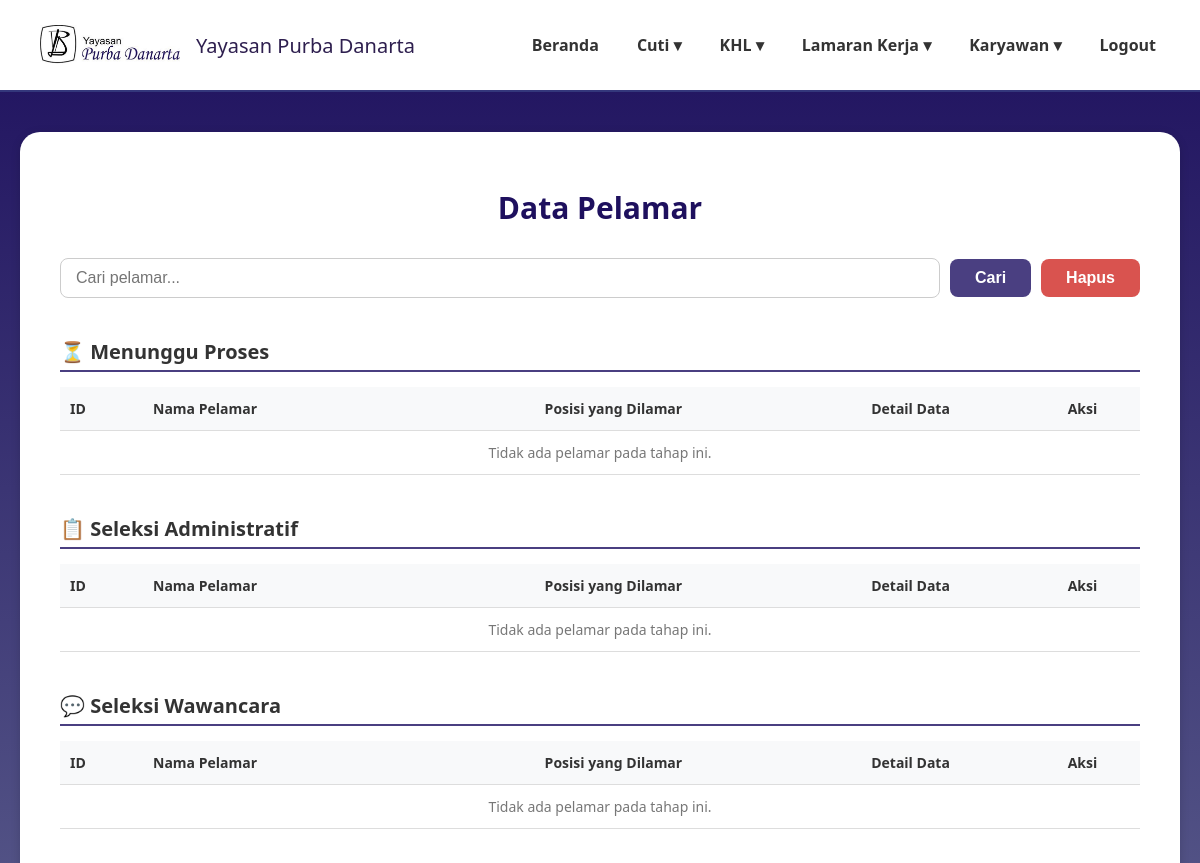
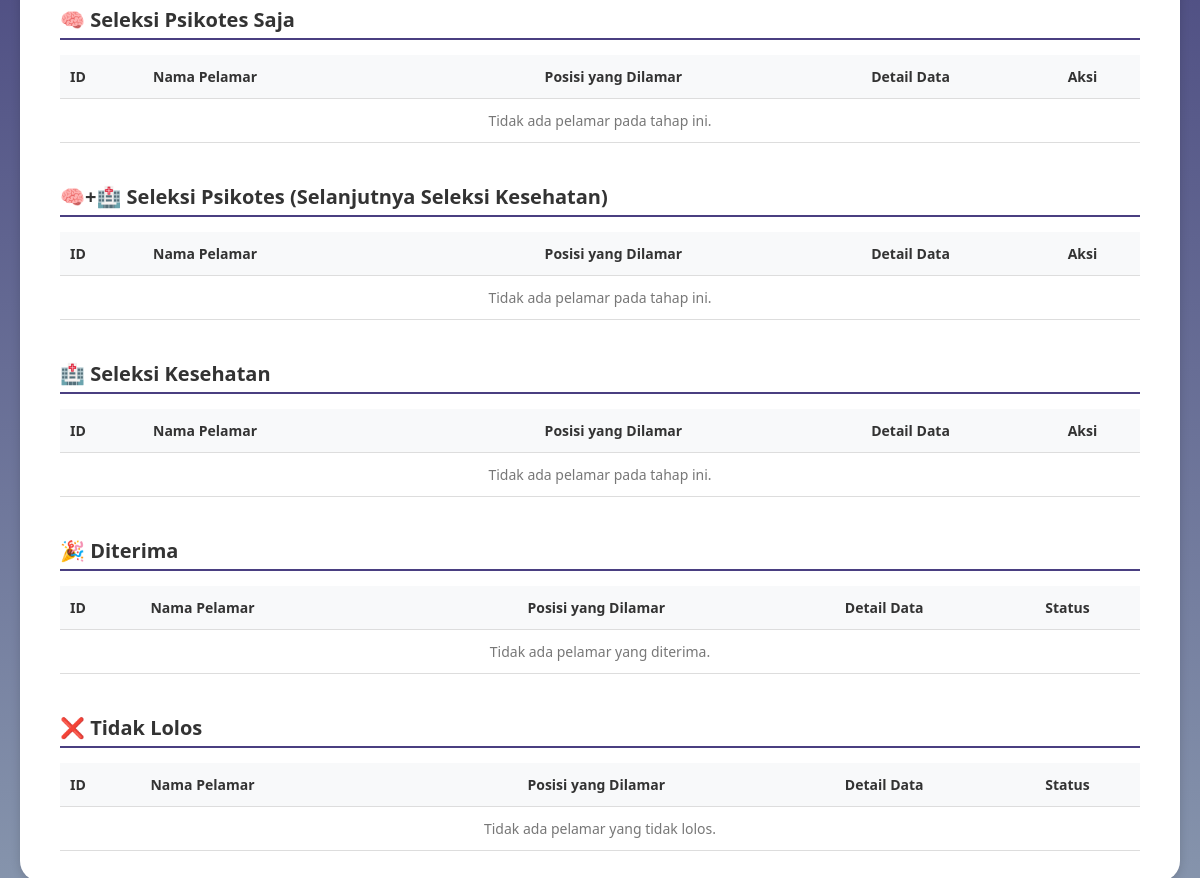
The page /administrasi_pelamar.php on the database as committed earlier (2 pictures, top to bottom).
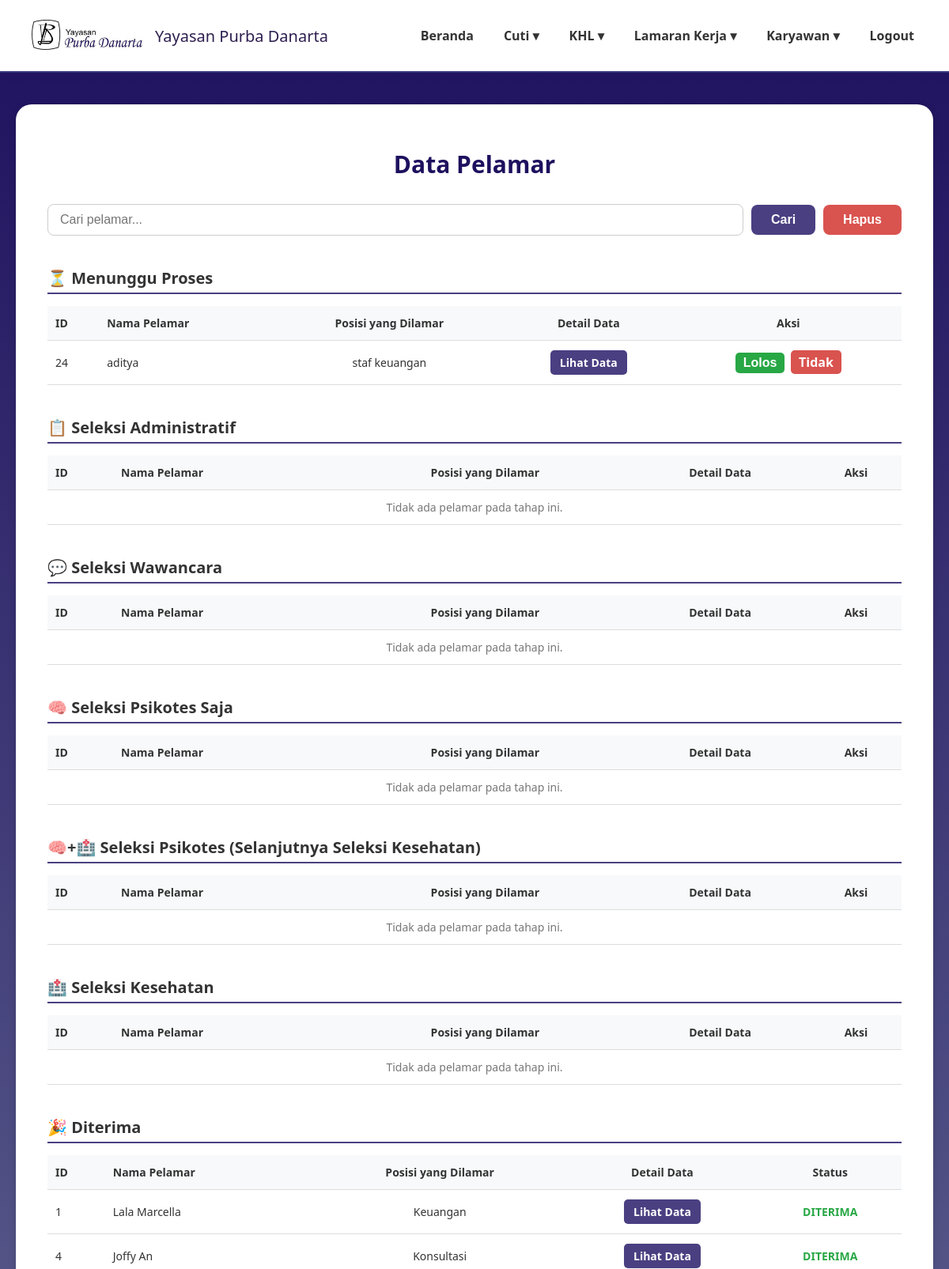
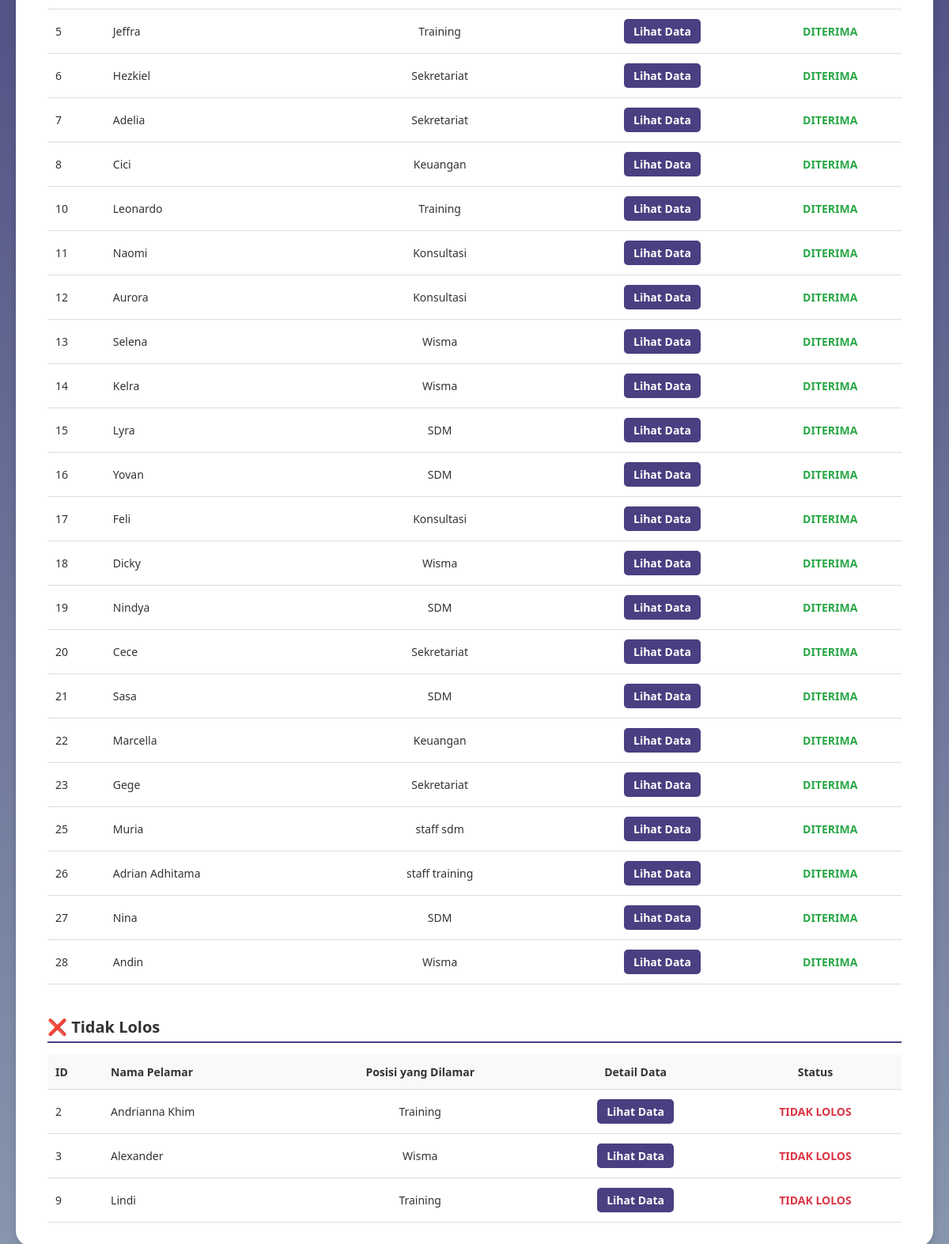
The same page on the database as committed later (2 pictures, top to bottom).
### tables this page shows
CREATE TABLE `data_pelamar` (
  `id` int(11) NOT NULL,
  `user_id` int(11) NOT NULL,
  `nama_lengkap` varchar(100) DEFAULT NULL,
  `posisi_dilamar` varchar(100) DEFAULT NULL,
  `jenis_kelamin` varchar(20) DEFAULT NULL,
  `tempat_lahir` varchar(100) DEFAULT NULL,
  `tanggal_lahir` date DEFAULT NULL,
  `nik` varchar(50) DEFAULT NULL,
  `alamat_rumah` text DEFAULT NULL,
  `alamat_domisili` text DEFAULT NULL,
  `no_telp` varchar(20) DEFAULT NULL,
  `email` varchar(100) DEFAULT NULL,
  `agama` varchar(50) DEFAULT NULL,
  `kontak_darurat` varchar(50) DEFAULT NULL,
  `pendidikan_terakhir` varchar(50) DEFAULT NULL,
  `surat_lamaran` varchar(255) DEFAULT NULL,
  `cv` varchar(255) DEFAULT NULL,
  `photo_formal` varchar(255) DEFAULT NULL,
  `ijazah_transkrip` varchar(255) DEFAULT NULL,
  `berkas_pendukung` varchar(255) DEFAULT NULL,
  `ktp` varchar(255) DEFAULT NULL,
  `status` varchar(50) DEFAULT 'Menunggu Proses',
  `status_seleksi` varchar(100) DEFAULT 'Proses seleksi sedang berlangsung',
  `pengumuman` text DEFAULT 'Belum ada pengumuman saat ini.',
  `created_at` timestamp NOT NULL DEFAULT current_timestamp()
);

### administrasi_pelamar.php (the view, shortened to what the rows shown need)
<?php
require 'config.php';
$search_keyword = '';
function getApplicantsByStatus($conn, $status, $search_keyword = '') {
    if (!empty($search_keyword)) {
        $sql = "SELECT id, nama_lengkap, posisi_dilamar, no_telp, email, status
                FROM data_pelamar
                WHERE status = ? AND (nama_lengkap LIKE ? OR posisi_dilamar LIKE ?)";
        $stmt = $conn->prepare($sql);
        $search_term = "%$search_keyword%";
        $stmt->bind_param("sss", $status, $search_term, $search_term);
    } else {
        $sql = "SELECT id, nama_lengkap, posisi_dilamar, no_telp, email, status
                FROM data_pelamar
                WHERE status = ?";
        $stmt = $conn->prepare($sql);
        $stmt->bind_param("s", $status);
    }
    $stmt->execute();
    return $stmt->get_result();
}
$pelamarMenunggu = getApplicantsByStatus($conn, 'Menunggu Proses', $search_keyword);
$pelamarDiterima = getApplicantsByStatus($conn, 'Diterima', $search_keyword);
$pelamarTidakLolos = getApplicantsByStatus($conn, 'Tidak Lolos', $search_keyword);
?>
<!DOCTYPE html>
<html lang="id">
<head>
</head>
<body>
<main>
    <div class="card">
        <h2 class="page-title">Data Pelamar</h2>
        <table class="data-table">
            <thead>
                <tr>
                    <th class="text-left">ID</th>
                    <th class="text-left">Nama Pelamar</th>
                    <th>Posisi yang Dilamar</th>
                    <th>Detail Data</th>
                    <th>Aksi</th>
                </tr>
            </thead>
            <tbody>
                <?php if ($pelamarMenunggu->num_rows > 0): ?>
                    <?php while($row = $pelamarMenunggu->fetch_assoc()): ?>
                    <tr>
                        <td class="text-left"><?= $row['id'] ?></td>
                        <td class="text-left"><?= htmlspecialchars($row['nama_lengkap']) ?></td>
                        <td><?= htmlspecialchars($row['posisi_dilamar']) ?></td>
                        <td><a href="detail_pelamar.php?id=<?= $row['id'] ?>" class="btn-aksi btn-lihat">Lihat Data</a></td>
                        <td>
                            <button onclick="bukaModal('<?= $row['id'] ?>', '<?= $row['status'] ?>', '<?= htmlspecialchars(addslashes($row['nama_lengkap'])) ?>')" class="btn-aksi btn-lolos">Lolos</button>
                            <a href="?action=tidak&id=<?= $row['id'] ?>&current_status=<?= $row['status'] ?>" class="btn-aksi btn-tidak">Tidak</a>
                        </td>
                    </tr>
                    <?php endwhile; ?>
                <?php else: ?>
                    <tr><td colspan="5" class="no-data">Tidak ada pelamar pada tahap ini.</td></tr>
                <?php endif; ?>
            </tbody>
        </table>
        <table class="data-table">
            <thead>
                <tr>
                    <th class="text-left">ID</th>
                    <th class="text-left">Nama Pelamar</th>
                    <th>Posisi yang Dilamar</th>
                    <th>Detail Data</th>
                    <th>Aksi</th>
                </tr>
            </thead>
        </table>
        <table class="data-table">
            <thead>
                <tr>
                    <th class="text-left">ID</th>
                    <th class="text-left">Nama Pelamar</th>
                    <th>Posisi yang Dilamar</th>
                    <th>Detail Data</th>
                    <th>Aksi</th>
                </tr>
            </thead>
        </table>
        <table class="data-table">
            <thead>
                <tr>
                    <th class="text-left">ID</th>
                    <th class="text-left">Nama Pelamar</th>
                    <th>Posisi yang Dilamar</th>
                    <th>Detail Data</th>
                    <th>Aksi</th>
                </tr>
            </thead>
        </table>
        <table class="data-table">
            <thead>
                <tr>
                    <th class="text-left">ID</th>
                    <th class="text-left">Nama Pelamar</th>
                    <th>Posisi yang Dilamar</th>
                    <th>Detail Data</th>
                    <th>Aksi</th>
                </tr>
            </thead>
        </table>
        <table class="data-table">
            <thead>
                <tr>
                    <th class="text-left">ID</th>
                    <th class="text-left">Nama Pelamar</th>
                    <th>Posisi yang Dilamar</th>
                    <th>Detail Data</th>
                    <th>Aksi</th>
                </tr>
            </thead>
        </table>
        <table class="data-table">
            <thead>
                <tr>
                    <th class="text-left">ID</th>
                    <th class="text-left">Nama Pelamar</th>
                    <th>Posisi yang Dilamar</th>
                    <th>Detail Data</th>
                    <th>Status</th>
                </tr>
            </thead>
            <tbody>
                 <?php if ($pelamarDiterima->num_rows > 0): ?>
                    <?php while($row = $pelamarDiterima->fetch_assoc()): ?>
                    <tr>
                        <td class="text-left"><?= $row['id'] ?></td>
                        <td class="text-left"><?= htmlspecialchars($row['nama_lengkap']) ?></td>
                        <td><?= htmlspecialchars($row['posisi_dilamar']) ?></td>
                        <td><a href="detail_pelamar.php?id=<?= $row['id'] ?>" class="btn-aksi btn-lihat">Lihat Data</a></td>
                        <td><span style="color: #28a745; font-weight: bold;">DITERIMA</span></td>
                    </tr>
                    <?php endwhile; ?>
                <?php else: ?>
                    <tr><td colspan="5" class="no-data">Tidak ada pelamar yang diterima.</td></tr>
                <?php endif; ?>
            </tbody>
        </table>
        <table class="data-table">
            <thead>
                <tr>
                    <th class="text-left">ID</th>
                    <th class="text-left">Nama Pelamar</th>
                    <th>Posisi yang Dilamar</th>
                    <th>Detail Data</th>
                    <th>Status</th>
                </tr>
            </thead>
            <tbody>
                 <?php if ($pelamarTidakLolos->num_rows > 0): ?>
                    <?php while($row = $pelamarTidakLolos->fetch_assoc()): ?>
                    <tr>
                        <td class="text-left"><?= $row['id'] ?></td>
                        <td class="text-left"><?= htmlspecialchars($row['nama_lengkap']) ?></td>
                        <td><?= htmlspecialchars($row['posisi_dilamar']) ?></td>
                        <td><a href="detail_pelamar.php?id=<?= $row['id'] ?>" class="btn-aksi btn-lihat">Lihat Data</a></td>
                        <td><span style="color: #dc3545; font-weight: bold;">TIDAK LOLOS</span></td>
                    </tr>
                    <?php endwhile; ?>
                <?php else: ?>
                    <tr><td colspan="5" class="no-data">Tidak ada pelamar yang tidak lolos.</td></tr>
                <?php endif; ?>
            </tbody>
        </table>
    </div>
</main>
</body>
</html>

Rows that differ between the two databases and show on the page:
added data_pelamar: id "24", nama_lengkap "aditya", posisi_dilamar "staf keuangan", shown under "⏳ Menunggu Proses"
added data_pelamar: id "1", nama_lengkap "Lala Marcella", posisi_dilamar "Keuangan", shown under "🎉 Diterima"
added data_pelamar: id "4", nama_lengkap "Joffy An", posisi_dilamar "Konsultasi", shown under "🎉 Diterima"
added data_pelamar: id "5", nama_lengkap "Jeffra", posisi_dilamar "Training", shown under "🎉 Diterima"
added data_pelamar: id "6", nama_lengkap "Hezkiel", posisi_dilamar "Sekretariat", shown under "🎉 Diterima"
added data_pelamar: id "7", nama_lengkap "Adelia", posisi_dilamar "Sekretariat", shown under "🎉 Diterima"
added data_pelamar: id "8", nama_lengkap "Cici", posisi_dilamar "Keuangan", shown under "🎉 Diterima"
added data_pelamar: id "10", nama_lengkap "Leonardo", posisi_dilamar "Training", shown under "🎉 Diterima"
added data_pelamar: id "11", nama_lengkap "Naomi", posisi_dilamar "Konsultasi", shown under "🎉 Diterima"
added data_pelamar: id "12", nama_lengkap "Aurora", posisi_dilamar "Konsultasi", shown under "🎉 Diterima"
added data_pelamar: id "13", nama_lengkap "Selena", posisi_dilamar "Wisma", shown under "🎉 Diterima"
added data_pelamar: id "14", nama_lengkap "Kelra", posisi_dilamar "Wisma", shown under "🎉 Diterima"
added data_pelamar: id "15", nama_lengkap "Lyra", posisi_dilamar "SDM", shown under "🎉 Diterima"
added data_pelamar: id "16", nama_lengkap "Yovan", posisi_dilamar "SDM", shown under "🎉 Diterima"
added data_pelamar: id "17", nama_lengkap "Feli", posisi_dilamar "Konsultasi", shown under "🎉 Diterima"
added data_pelamar: id "18", nama_lengkap "Dicky", posisi_dilamar "Wisma", shown under "🎉 Diterima"
added data_pelamar: id "19", nama_lengkap "Nindya", posisi_dilamar "SDM", shown under "🎉 Diterima"
added data_pelamar: id "20", nama_lengkap "Cece", posisi_dilamar "Sekretariat", shown under "🎉 Diterima"
added data_pelamar: id "21", nama_lengkap "Sasa", posisi_dilamar "SDM", shown under "🎉 Diterima"
added data_pelamar: id "22", nama_lengkap "Marcella", posisi_dilamar "Keuangan", shown under "🎉 Diterima"
added data_pelamar: id "23", nama_lengkap "Gege", posisi_dilamar "Sekretariat", shown under "🎉 Diterima"
added data_pelamar: id "25", nama_lengkap "Muria", posisi_dilamar "staff sdm", shown under "🎉 Diterima"
added data_pelamar: id "26", nama_lengkap "Adrian Adhitama", posisi_dilamar "staff training", shown under "🎉 Diterima"
added data_pelamar: id "27", nama_lengkap "Nina", posisi_dilamar "SDM", shown under "🎉 Diterima"
added data_pelamar: id "28", nama_lengkap "Andin", posisi_dilamar "Wisma", shown under "🎉 Diterima"
added data_pelamar: id "2", nama_lengkap "Andrianna Khim", posisi_dilamar "Training", shown under "❌ Tidak Lolos"
added data_pelamar: id "3", nama_lengkap "Alexander", posisi_dilamar "Wisma", shown under "❌ Tidak Lolos"
added data_pelamar: id "9", nama_lengkap "Lindi", posisi_dilamar "Training", shown under "❌ Tidak Lolos"
Other text that changed with them:
text no longer shown: "Tidak ada pelamar pada tahap ini. Tidak ada pelamar yang diterima. Tidak ada pelamar yang tidak lolos."
